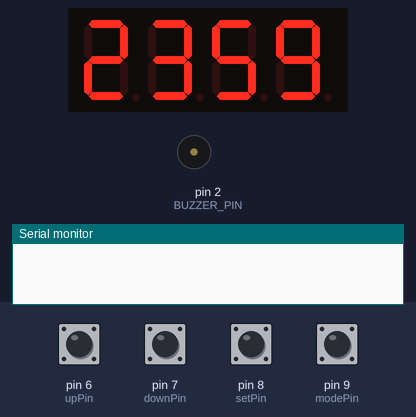
A program run on a simulated Arduino Nano Every. Shown: 4-digit seven-segment display, buzzer (waves = sounding, pin HIGH), the last lines printed to the serial monitor. The test bench sets the inputs (shaded band); at power-on: pin 6 (upPin), pin 7 (downPin), pin 8 (setPin), pin 9 (modePin) LOW. The local clock reads 2024-03-15 10:24:30 at power-on unless the program sets it.

Above: at 1.2 s.
1.3 s: pin 9 (modePin) pulled HIGH for 0.15 s
At 2.7 s:
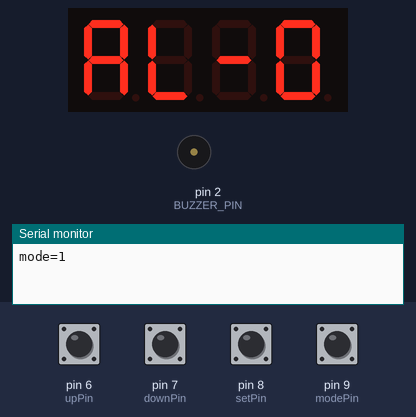
6.1 s: pin 9 (modePin) pulled HIGH for 1 s
At 7.3 s:
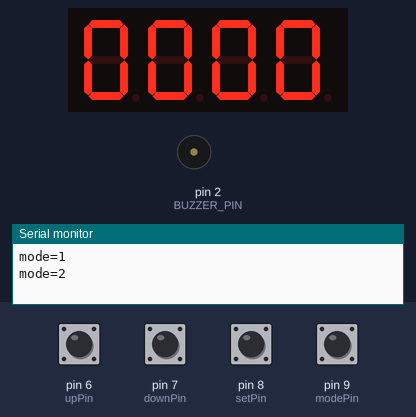
8.6 s: pin 7 (downPin) pulled HIGH for 0.15 s
At 9.0 s:
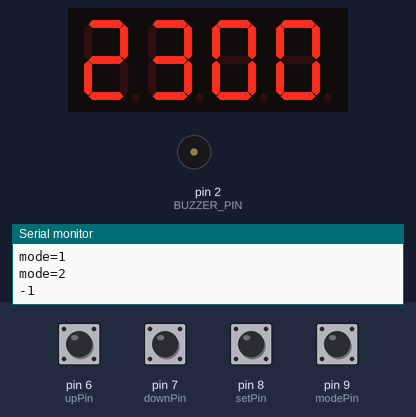
10.2 s: pin 7 (downPin) pulled HIGH for 1 s
At 11.5 s:
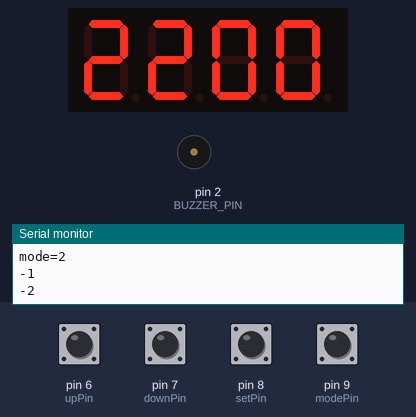
Timing chart, 0 to 13.2 s (numbered marks = the images above; inputs shaded):
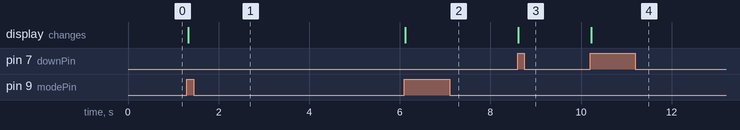

The program:

main.cpp
```cpp
#include <Arduino.h>
#include <ThreeWire.h>
#include <RtcDS1302.h>
#include <string.h>
#include <TM1637.h>

#define CLK 11
#define DIO 10

TM1637 tm(CLK, DIO);

void updateScreen();
// void checkAlarms();
String formatTimePart(int part);
void setMemory(RtcDS1302<ThreeWire>* rtc, const char* data);
char* getMemory();
// void buzz();

const int upPin = 6;
const int downPin = 7;
const int setPin = 8;
const int modePin = 9;
bool upPrev = false;
bool downPrev = false;
bool setPrev = false;
bool modePrev = false;
int counter = 0;
int mode = 0;
int alarms = 27;


bool initial = true;

const int BUZZER_PIN = 2;

const int RST = 3;
const int IO = 4;
const int SCLK = 5;

int hours = 0;
int minutes = 0;

const char* monthNames[] = {"Jan", "Feb", "Mar", "Apr", "May", "Jun", "Jul", "Aug", "Sep", "Oct", "Nov", "Dec"};

const char data[] = "Jan 01 1970";

bool setTimeMode = false;
bool second = true;
bool comingBackToClock = true;

RtcDateTime current;

ThreeWire myWire(IO, SCLK, RST);
RtcDS1302<ThreeWire> Rtc(myWire);

void setup() {
  pinMode(upPin, INPUT);
  pinMode(downPin, INPUT);
  pinMode(setPin, INPUT);
  pinMode(modePin, INPUT);

  tm.begin();
  pinMode(BUZZER_PIN, OUTPUT);

  Serial.begin(9600);

  Rtc.Begin();

  char* buff = getMemory();

  RtcDateTime dt = RtcDateTime(buff, "23:59:55");
  current = dt;

  Rtc.SetDateTime(dt);
  /*
  if (!Rtc.IsDateTimeValid()) {
    Serial.println(">>>>>>>>>>>>>>>>>>>>>>>>>>>>");
    Rtc.SetDateTime(dt);
  }
  */

  if (Rtc.GetIsWriteProtected()) {
    Rtc.SetIsWriteProtected(false);
  }

  if (!Rtc.GetIsRunning()) {
    Rtc.SetIsRunning(true);
  }

  updateScreen();
}

void setDateOnMemory() {
    RtcDateTime now = Rtc.GetDateTime();

    // Prepare new date to be set into the mem
    char date[12];
    int dd = sprintf(date, "%s %02d %04d", monthNames[now.Month() - 1], now.Day(), now.Year());
    uint8_t count = sizeof(date);

    uint8_t written = Rtc.SetMemory((const uint8_t*)date, count); // this includes a null terminator for the string
    if (written != count)
    {
        Serial.print("something didn't match, count = ");
        Serial.print(count, DEC);
        Serial.print(", written = ");
        Serial.print(written, DEC);
        Serial.println();
    }
}

char* getMemory() {
  uint8_t buff[20];
  const uint8_t count = sizeof(buff);
  uint8_t gotten = Rtc.GetMemory(buff, count);

  if (gotten != count) {
      return __DATE__;
  } else {
    char* memDate = (char*)&buff;
    return memDate;
  }
}

void loop() {
  if (digitalRead(upPin) == HIGH) {
    if (upPrev == false) {
      upPrev = true;
      counter += 1;
      if (mode == 1) {
        if (counter + 1 > alarms) {
          counter = 0;
        }
        updateScreen();
      } else if (mode == 2) {
        if (hours == 23) {
          hours = 0;
        } else {
          hours = hours + 1;
        }
      }
      Serial.println(counter);
    }
  } else {
    upPrev = false;
  }

  if (digitalRead(downPin) == HIGH) {
    if (downPrev == false) {
      downPrev = true;
      counter -= 1;
      if (mode == 2) {
        if (hours == 0) {
          hours = 23;
        } else {
          hours = hours - 1;
        }
      }
      Serial.println(counter);
    }
  } else {
    downPrev = false;
  }

  if (digitalRead(setPin) == HIGH) {
    if (setPrev == false) {
      setPrev = true;
      Serial.println("SET");
    }
  } else {
    setPrev = false;
  }

  if (digitalRead(modePin) == HIGH) {
    if (modePrev == false) {
      modePrev = true;
      if (mode < 2) {
        mode += 1;
        counter = 0;
      } else {
        initial = true;
        mode = 0;
      }
      if (mode == 2) {
        RtcDateTime now = Rtc.GetDateTime();
        hours = now.Hour();
        minutes = now.Minute();
      } else {
        hours = 0;
        minutes = 0;
      }
      Serial.print("mode=");
      Serial.println(mode);
      updateScreen();
    }
  } else {
    modePrev = false;
  }

  if (mode == 0 || mode == 2) {
    updateScreen();
  }

  // checkAlarms();
}

void updateScreen() {
  RtcDateTime now = Rtc.GetDateTime();

  if (mode == 0) {
    if (now.Minute() != current.Minute() || comingBackToClock) {
      char time[4];
      int c2 = sprintf(time, "%02d%02d", now.Hour(), now.Minute());
      uint8_t timeCnt = sizeof(time);
      String fmtTime = time;
      tm.display(fmtTime);
      comingBackToClock = true;
    }

    if (now.Second() != current.Second()) {
      second = !second;
      if (second) {
        tm.colonOn();
      } else {
        tm.colonOff();
      }
    }

    if (current.Day() != now.Day()) {
        setDateOnMemory();
    }

    current = now;

  } else if (mode == 1) {
    if (alarms == 0) {
      tm.display("NO");
    } else {
      int index = 0;
      // There CANNOT be more than 99 alarms.
      if (counter + 2 <= alarms) {
        for (int i = counter + 1; i <= counter + 2; ++i) {
          char alarm[4] = "   ";
          int c = sprintf(alarm, "AL-%02d", 1);
          String formated = alarm;
          tm.display(formated);
          index += 1;
        }
      } else {
        char alarm[4] = "   ";
        int c = sprintf(alarm, "AL-%02d", 1);
        String formated = alarm;
        tm.display(formated);
      }
    }
  } else if (mode == 2) {
    char time[4];
    int c2 = sprintf(time, "%02d%02d", hours, minutes);
    uint8_t timeCnt = sizeof(time);
    String fmtTime = time;
    tm.display(fmtTime);
  }
}
//}
```

Measured:
- after the input at 1.3 s, the display: changes at once (image 1)
- after the input at 6.1 s, the display: changes at once (image 2)
- after the input at 8.6 s, the display: changes at once (image 3)
- after the input at 10.2 s, the display: changes at once (image 4)
